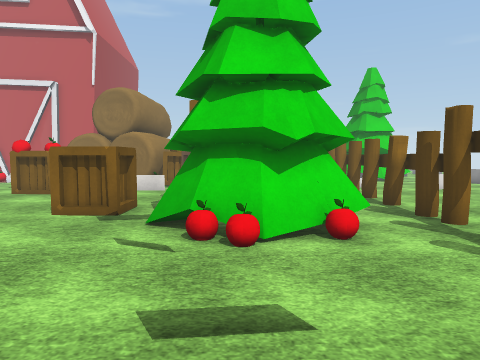
View 1 (above)

24 first-person views from a walk through a scene from a Unity 3-D project. The camera is 1.5 m above the floor, tilts 4° down and sees 70° across. The floor is counted in squares, 1 m on a side. Each view is taken from the middle of a square. On the plan, view 1 faces up. The plan holds only what a view shows up to about 16 squares ahead; the rest is blank. The place goes on beyond the plan. Some animated figures are left out. Some surface patterns are stand-ins.

View 2
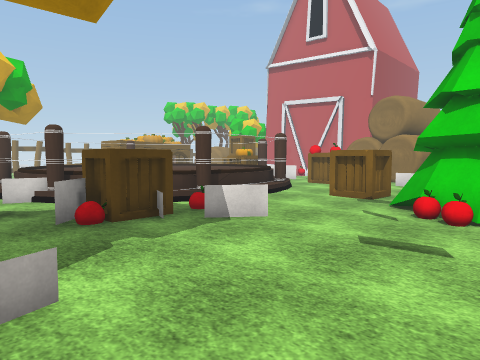

View 3
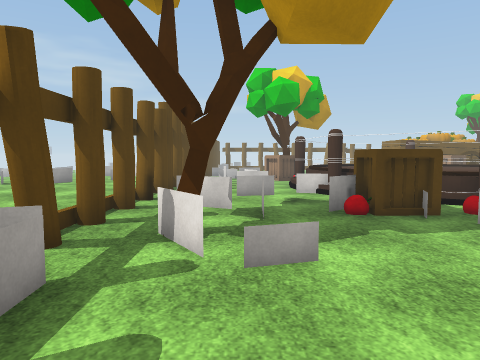

View 4
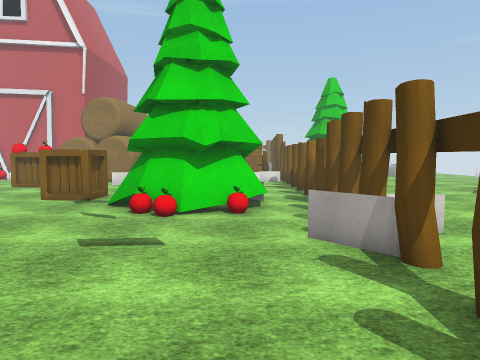

View 5
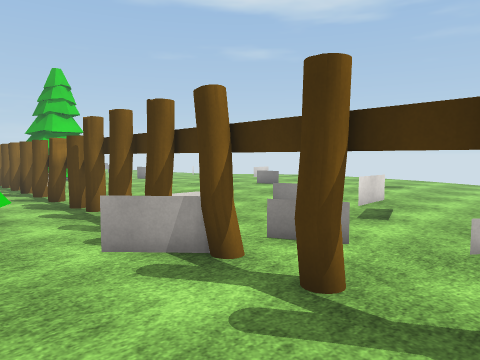

View 6
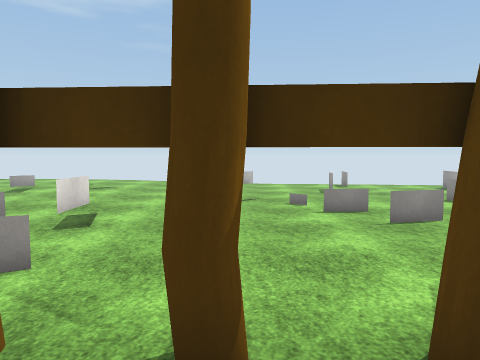

View 7
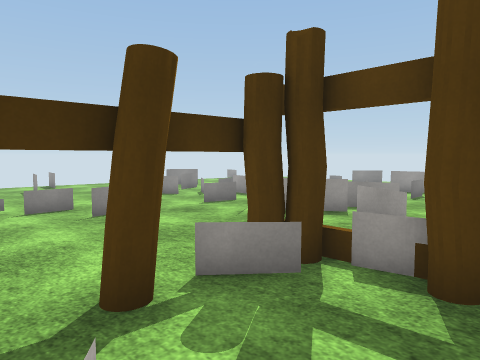

View 8
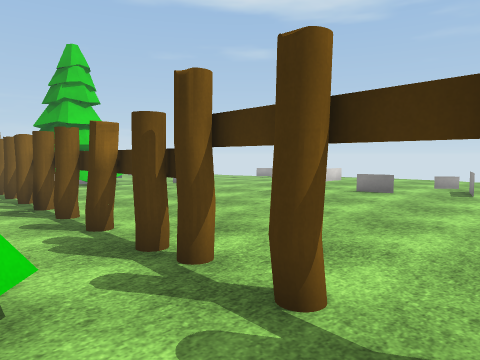

View 9
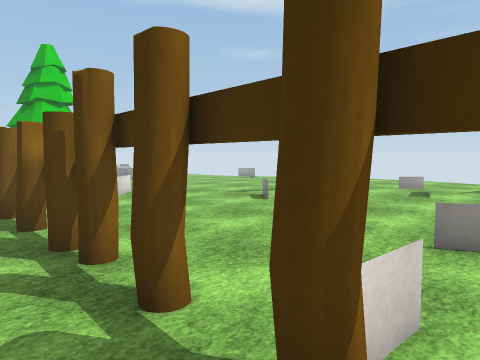

View 10
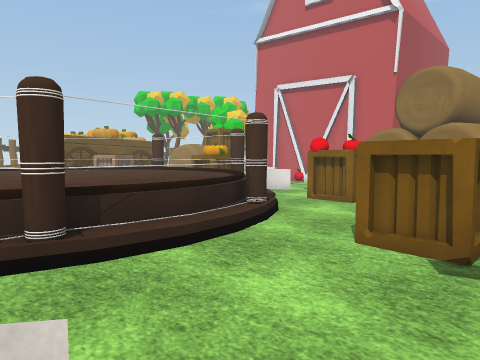

View 11
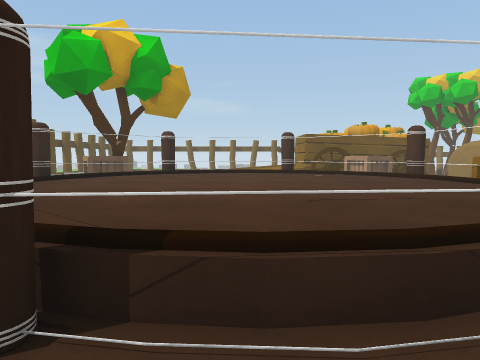

View 12
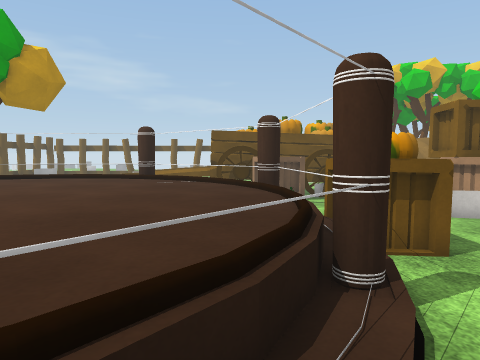

View 13
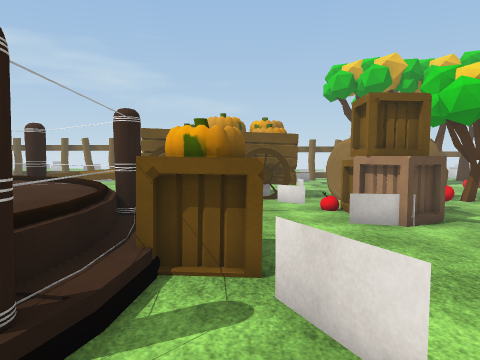

View 14
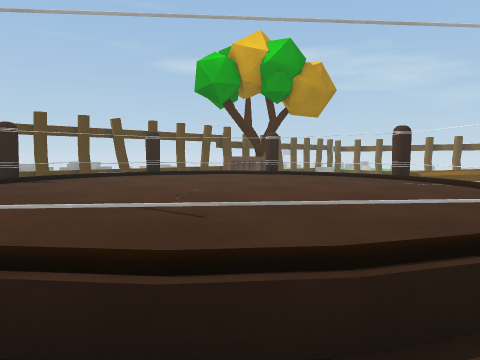

View 15
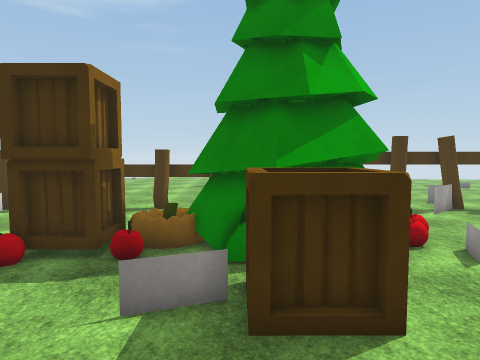

View 16
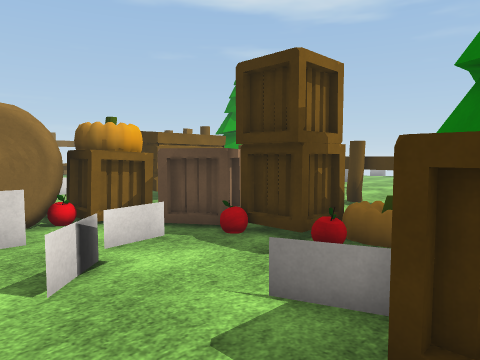

View 17
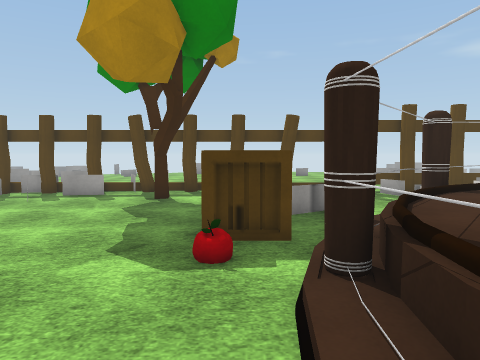

View 18
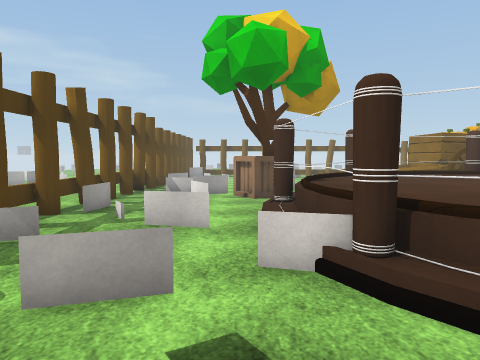

View 19
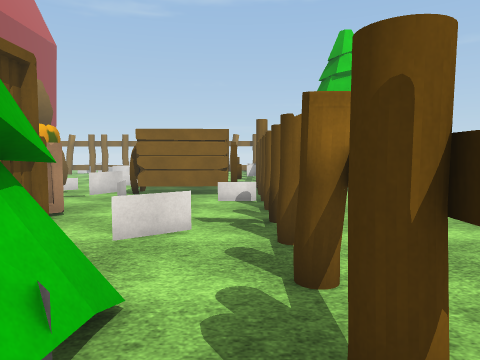

View 20
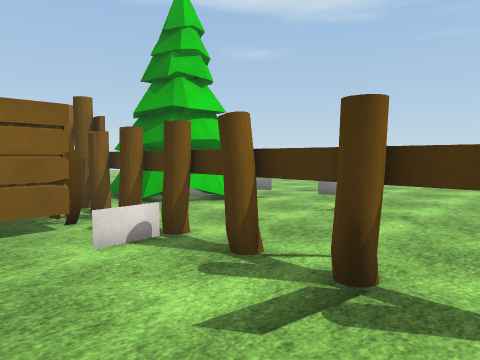

View 21
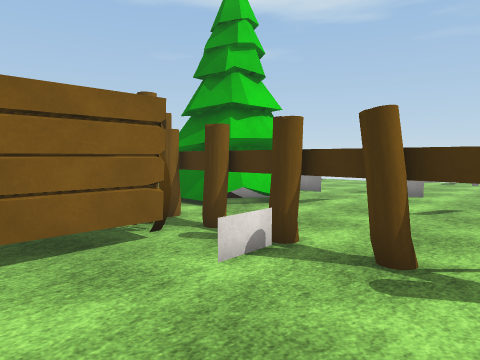

View 22
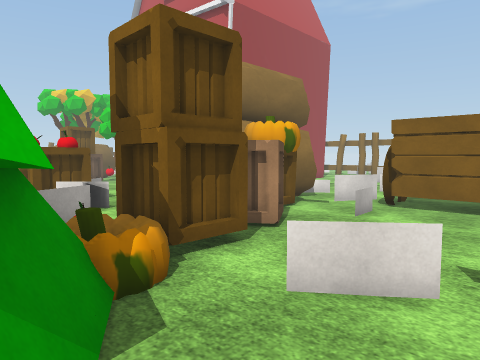

View 23
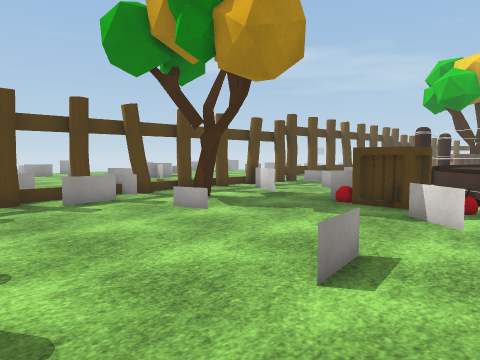

View 24
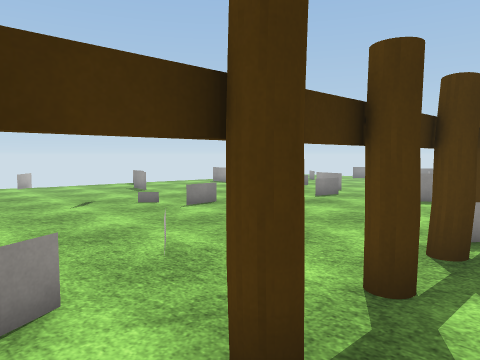

### Floor plan
Key: @ floor where view 1 was taken; # wall or solid block; . main floor; : floor 0.25 m higher than the main floor; - floor 0.25 m lower than the main floor; + floor 0.5 m higher than the main floor; * floor 1 m higher than the main floor; / step, stairs or slope; = window, fence, low wall or low ledge; T thing the floor can be seen under or through; O other object.
Columns run from 25 left of view 1 to 21 right of it. Each row starts with its distance up from view 1.
 21     O--         O  OOOO=-######....= ..
 20       -=-       O  O   =......T.......=  ..
 19  OO  O O--      OOOOOO ..=..==T.......=.....
 18 O-  OOOOO-..       OOOOO.=....T.... ........
 17  ---OOOO.....       .OOO..=...T..... ......
 16  #==----......=    =...OO.==..T...==.......
 15  #-----......==. ==..=.OO..=.=T=........
 14  #--=--  .OO.....OO.=..OOO..=.T..........
 13   OO      OO.....OO=..=OOO.=..T..........
 12   OO     ##==##O......=OOO....T.......==.:
 11  #      =#*****=O....=#=OOO...T..=...=.=::
 10 ##     +********=/...OOOOOOOO.T=.=.. ...
  9 #-    O=*********#/..OOOOOOOO.T.=......=:::::
  8 --    #**********=O...##OOOOO.T.........:::::::
  7 --    =***********=.....OOOO..T.........==:::=:
  6       =***********=....==O.O..T............=:=.
  5       #***********=...........T...=.......
  4       ==*********=#...........T=..=.......=
  3       ##********==#..=...=...=T..  .===....=
  2         #*******=OOOO.........T=...==........
  1     O   ==***=##O.OOO.........T==..=.........
  0    OOO.../#=++//...O.....@....T...........
 -1     O#........=..==...........T..=.......=.....
 -2    ===..=...=..=...==..=......T........==......
 -3     =  =   =....=..=......=...T.........=.....
 -4       ==...........=..O=..==.TT=.............
 -5     .....=...=.  ==.....===..T.......=......-
 -6     #=#=#=#=#=##:#:#=#:###.#=#.=...=.......==
 -7       ....            =#=   .. .=..=.....-=
 -8                        =  ==   ...==.. ---=

Positions as (right, up) in squares from view 1, and headings:
1: (0, 0), facing up
2: (2, -3), facing up-left
3: (3, -3), facing left
4: (2, -3), facing up
5: (1, -2), facing up-right
6: (2, -2), facing right
7: (1, -2), facing down-right
8: (2, 4), facing up-right
9: (3, 3), facing up-right
10: (-2, 3), facing up-left
11: (-5, 6), facing left
12: (-8, 11), facing left
13: (-9, 14), facing left
14: (-8, 12), facing down-left
15: (-8, 10), facing right
16: (-7, 9), facing up-right
17: (-6, 8), facing down
18: (-6, -1), facing left
19: (4, 7), facing up
20: (1, 13), facing up-right
21: (0, 15), facing up-right
22: (4, 10), facing up-left
23: (4, 5), facing down-left
24: (3, 2), facing down-right
